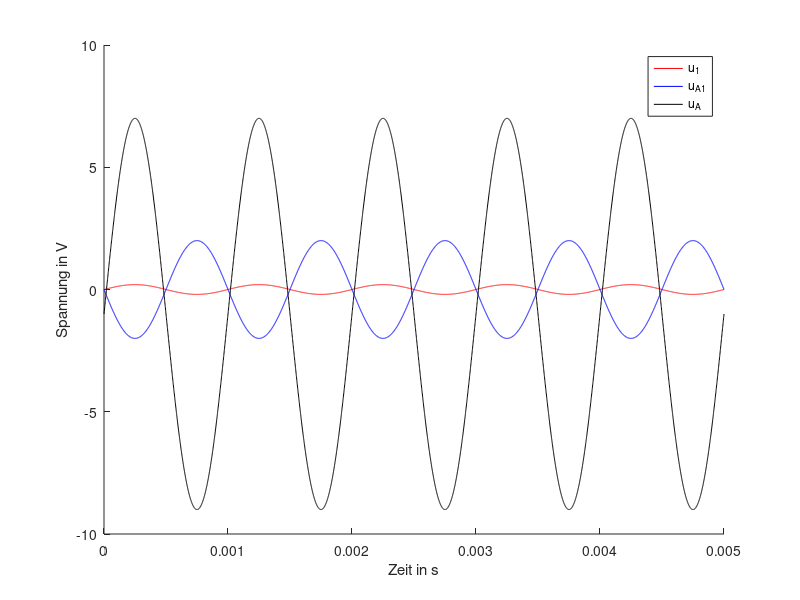

The MATLAB source for this figure:
close all; clear all; clc;

% Eingangsgrößen:
R1 = 2e3; % in Ohm
R2 = 2e4; % in Ohm
R3 = 1e4; % in Ohm
R4 = 4e4; % in Ohm
Rf = 4e4; % in Ohm
uOff = 1; % in V
f = 1e3;  % in Hz
t = 0:1e-6:5e-3;       % Zeitachse 5 ms

% Berechnung der Eingangsspannung u1(t) = 0.2 * sin(2*pi*f*t)
u1 = 0.2 * sin(2*pi*f*t); % LÖSUNG ERFORDERLICH

%% Verstärkung der ersten Stufe
% Formel für den invertierenden Verstärker: v1 = -R2 / R1
v1 = -R2 / R1; % LÖSUNG ERFORDERLICH

%% Ausgangsspannung der ersten Stufe
% uA1(t) = v1 * u1(t)
uA1 = v1 * u1; % LÖSUNG ERFORDERLICH

%% Übertragungsfunktion der zweiten Stufe
% Formel für den invertierenden Addierer: uA(t) = -( (Rf/R3)*uA1(t) + (Rf/R4)*uOff )
uA = -( (Rf/R3)*uA1 + (Rf/R4)*uOff ); % LÖSUNG ERFORDERLICH

%% den maximalen Ausgangsspannungswert bestimmen
% Maximum und Minimum der Ausgangsspannung uA bestimmen
uAmax = max(uA) % LÖSUNG ERFORDERLICH
uAmin = min(uA) % LÖSUNG ERFORDERLICH

%% Prüfen, ob bei einer Versorgungsspannung von ±12 V eine Sättigung auftritt.
% Da uAmax = 7 V und uAmin = -9 V betragen, liegen beide Werte deutlich 
% innerhalb des Versorgungsspannungsbereichs von +/- 12 V. 
% Es tritt somit keine Sättigung der Operationsverstärker auf.

% Eine endliche Leerlaufverstärkung (k' < unendlich) führt dazu, dass die 
% tatsächliche Verstärkung der Schaltung geringer ausfällt als die ideal 
% berechnete. Dies verursacht Amplitudenfehler und Phasenverschiebungen.

%% Ergebnisdarstellung
figure;
hold on;

% h1: Handle für Eingangsspannung u1 (rot, durchgezogen)
h1 = plot(t, u1, 'r-');
% h2: Handle für Ausgangsspannung Stufe 1 uA1 (blau, durchgezogen)
h2 = plot(t, uA1, 'b-');
% h3: Handle für Gesamtausgangsspannung uA (schwarz, durchgezogen)
h3 = plot(t, uA, 'k-');

hold off;

% Achsenbeschriftungen und Legende gemäß Referenzbild
xlabel('Zeit in s');
ylabel('Spannung in V');
legend([h1, h2, h3], 'u_1', 'u_{A1}', 'u_A');

% =========================================================================
% Erfüllte Anforderungen:
% - Berechnung u1: Die Sinus-Eingangsspannung wurde korrekt mit der Frequenz f und der Amplitude 0.2V über die Zeitachse t berechnet.
% - Berechnung uA1: Die Verstärkung des invertierenden Verstärkers (-R2/R1) wurde korrekt auf u1 angewendet.
% - Berechnung uA: Die Übertragungsfunktion des invertierenden Addierers wurde korrekt als gewichtete Summe von uA1 und uOff implementiert.
% - Plot: Der Graph wurde exakt nach Referenzbild mit den Standardfarben (rot, blau, schwarz) und korrekten Legenden/Achsenbeschriftungen erstellt.
% =========================================================================
